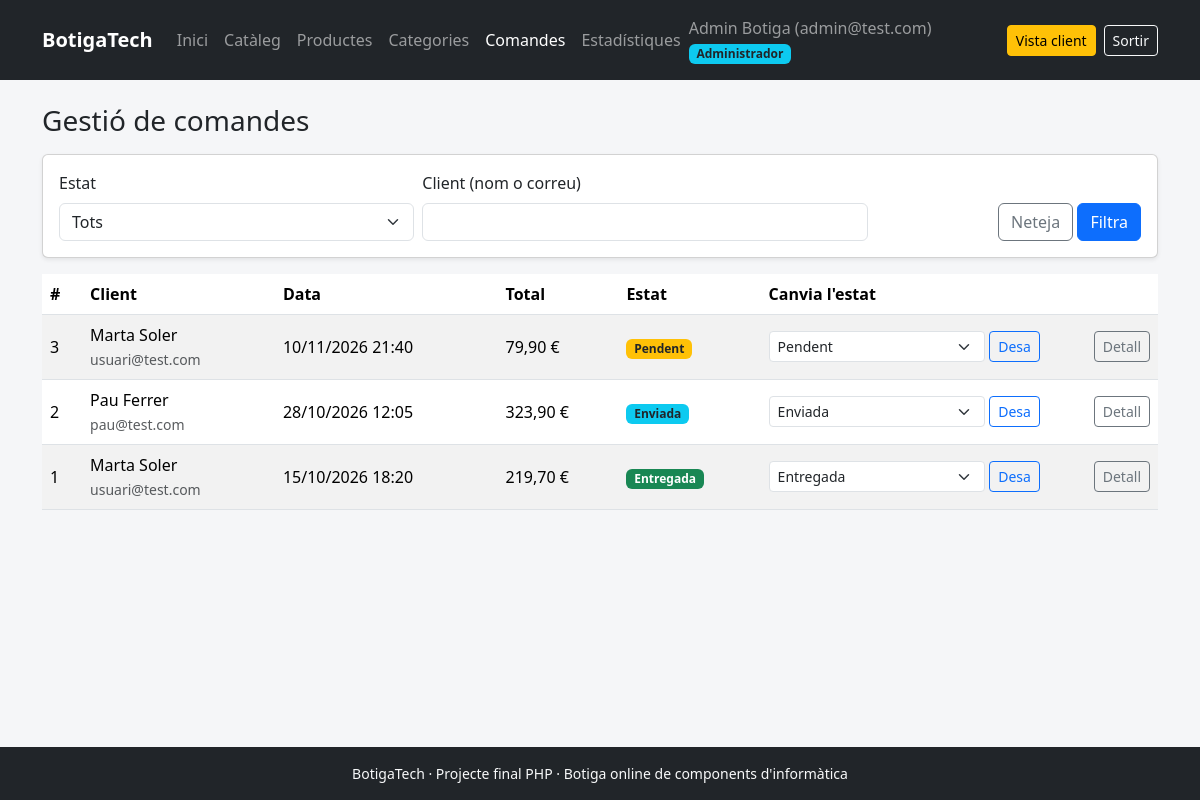
The app's page /admin_comandes.php (signed in) with its own data.
### tables this page shows
CREATE TABLE comandes (
    id_comanda   INT AUTO_INCREMENT PRIMARY KEY,
    id_usuari    INT            NOT NULL,
    data_comanda DATETIME       NOT NULL DEFAULT CURRENT_TIMESTAMP,
    estat        ENUM('pendent','enviada','entregada','cancelada') NOT NULL DEFAULT 'pendent',
    total        DECIMAL(10,2)  NOT NULL,
    FOREIGN KEY (id_usuari) REFERENCES usuaris(id_usuari)
        ON DELETE RESTRICT
);

CREATE TABLE usuaris (
    id_usuari     INT AUTO_INCREMENT PRIMARY KEY,
    nom           VARCHAR(50)  NOT NULL,
    cognoms       VARCHAR(80)  NOT NULL,
    email         VARCHAR(100) NOT NULL UNIQUE,
    contrasenya   VARCHAR(255) NOT NULL,
    rol           ENUM('client','administrador') NOT NULL DEFAULT 'client',
    data_registre DATETIME     NOT NULL DEFAULT CURRENT_TIMESTAMP
);

### admin_comandes.php (the view, shortened to what this page needs)
<?php
require_once "conexio.php";
require_once "funcions.php";
$estats = ['pendent', 'enviada', 'entregada', 'cancelada'];
$q            = rep($_GET, 'q');
$condicions = [];
$tipus      = "";
$valors     = [];
$where = count($condicions) > 0 ? "WHERE " . implode(" AND ", $condicions) : "";
$comandes = consulta($connexio,
    "SELECT c.id_comanda, c.data_comanda, c.estat, c.total, u.nom, u.cognoms, u.email
     FROM comandes c JOIN usuaris u ON u.id_usuari = c.id_usuari
     $where
     ORDER BY FIELD(c.estat, 'pendent', 'enviada', 'entregada', 'cancelada'), c.data_comanda DESC",
    $tipus, $valors);
require "header.php";
?>
<h1 class="h3 mb-3">Gestió de comandes</h1>
<form method="get" action="admin_comandes.php" class="card card-body shadow-sm mb-3">
    <div class="row g-2 align-items-end">
        <div class="col-md-4">
            <label for="estat" class="form-label">Estat</label>
            <select class="form-select" id="estat" name="estat">
                <option value="">Tots</option>
            </select>
        </div>
        <div class="col-md-5">
            <label for="q" class="form-label">Client (nom o correu)</label>
            <input type="text" class="form-control" id="q" name="q" value="<?= escapa($q) ?>">
        </div>
        <div class="col-md-3 text-md-end">
            <a href="admin_comandes.php" class="btn btn-outline-secondary">Neteja</a>
            <button type="submit" class="btn btn-primary">Filtra</button>
        </div>
    </div>
</form>
<?php if (count($comandes) === 0) { ?>
    <div class="alert alert-warning">No hi ha cap comanda amb aquests filtres.</div>
<?php } else { ?>
    <div class="table-responsive">
        <table class="table table-striped bg-white align-middle">
            <thead><tr><th>#</th><th>Client</th><th>Data</th><th>Total</th><th>Estat</th><th>Canvia l'estat</th><th></th></tr></thead>
            <tbody>
            <?php foreach ($comandes as $c) { ?>
                <tr>
                    <td><?= (int)$c['id_comanda'] ?></td>
                    <td><?= escapa($c['nom'] . " " . $c['cognoms']) ?><br><small class="text-muted"><?= escapa($c['email']) ?></small></td>
                    <td><?= escapa(formata_data($c['data_comanda'])) ?></td>
                    <td><?= formata_preu($c['total']) ?></td>
                    <td><span class="badge bg-<?= classe_estat($c['estat']) ?>"><?= escapa(text_estat($c['estat'])) ?></span></td>
                    <td>
                        <?php if ($c['estat'] === 'cancelada') { ?>
                            <span class="text-muted small">Comanda tancada</span>
                        <?php } else { ?>
                            <form method="post" action="admin_comandes.php" class="d-flex gap-1 m-0">
                                <select name="estat" class="form-select form-select-sm">
                                    <?php foreach ($estats as $e) { ?>
                                        <option value="<?= $e ?>" <?= $c['estat'] === $e ? 'selected' : '' ?>><?= escapa(text_estat($e)) ?></option>
                                    <?php } ?>
                                </select>
                                <button type="submit" class="btn btn-sm btn-outline-primary">Desa</button>
                            </form>
                        <?php } ?>
                    </td>
                    <td class="text-end"><a class="btn btn-sm btn-outline-secondary" href="comanda.php?id=<?= (int)$c['id_comanda'] ?>">Detall</a></td>
                </tr>
            <?php } ?>
            </tbody>
        </table>
    </div>
<?php } ?>
<?php require "footer.php"; ?>

### assets/css/style.css (style rules this page uses)
html, body { height: 100%; }
body { display: flex; flex-direction: column; background-color: #f5f6f8; }

### records on screen
comandes: id_comanda "3", id_usuari.cognoms "Marta Soler", id_usuari.email "usuari@test.com", data_comanda "10/11/2026 21:40", total "79,90 €", estat "Pendent"
comandes: id_comanda "2", id_usuari.cognoms "Pau Ferrer", id_usuari.email "pau@test.com", data_comanda "28/10/2026 12:05", total "323,90 €", estat "Enviada"
comandes: id_comanda "1", id_usuari.cognoms "Marta Soler", id_usuari.email "usuari@test.com", data_comanda "15/10/2026 18:20", total "219,70 €", estat "Entregada"

### other values on screen
$text "Inici Catàleg Productes Categories Comandes Estadístiques"
escapa($_SESSION['nom'] . " " . $_SESSION['cognoms']) "Admin Botiga"
escapa($_SESSION['email']) "admin@test.com"
form field estat "Pendent"
form field estat "Enviada"
form field estat "Entregada"
